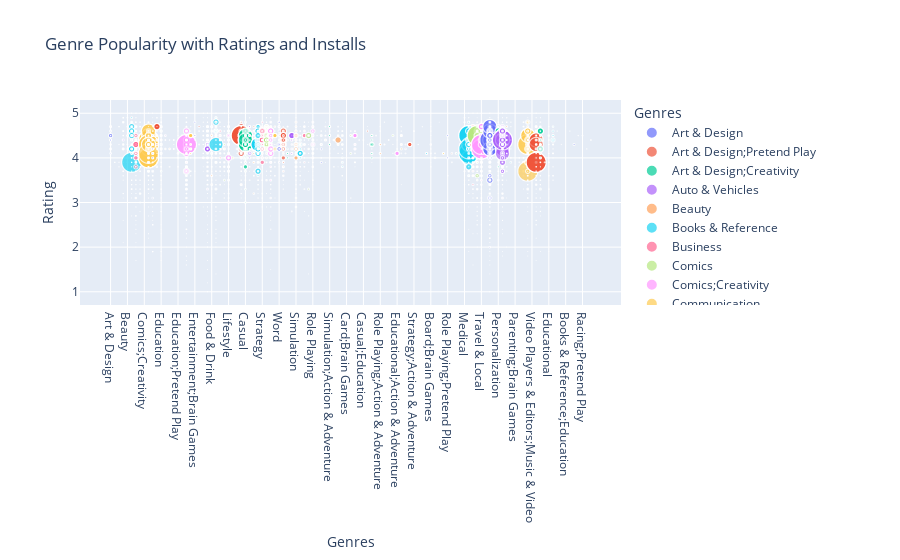

Here is the notebook cell this chart was saved with:
### Markdown cell above
Genre Popularity with Ratings and Installs: Scatter Plot

### Code cell
import plotly.express as px

# 2D Scatter Plot
fig = px.scatter(df, x='Genres', y='Rating', size='Installs', color='Genres', 
                 title='Genre Popularity with Ratings and Installs')
fig.show()
